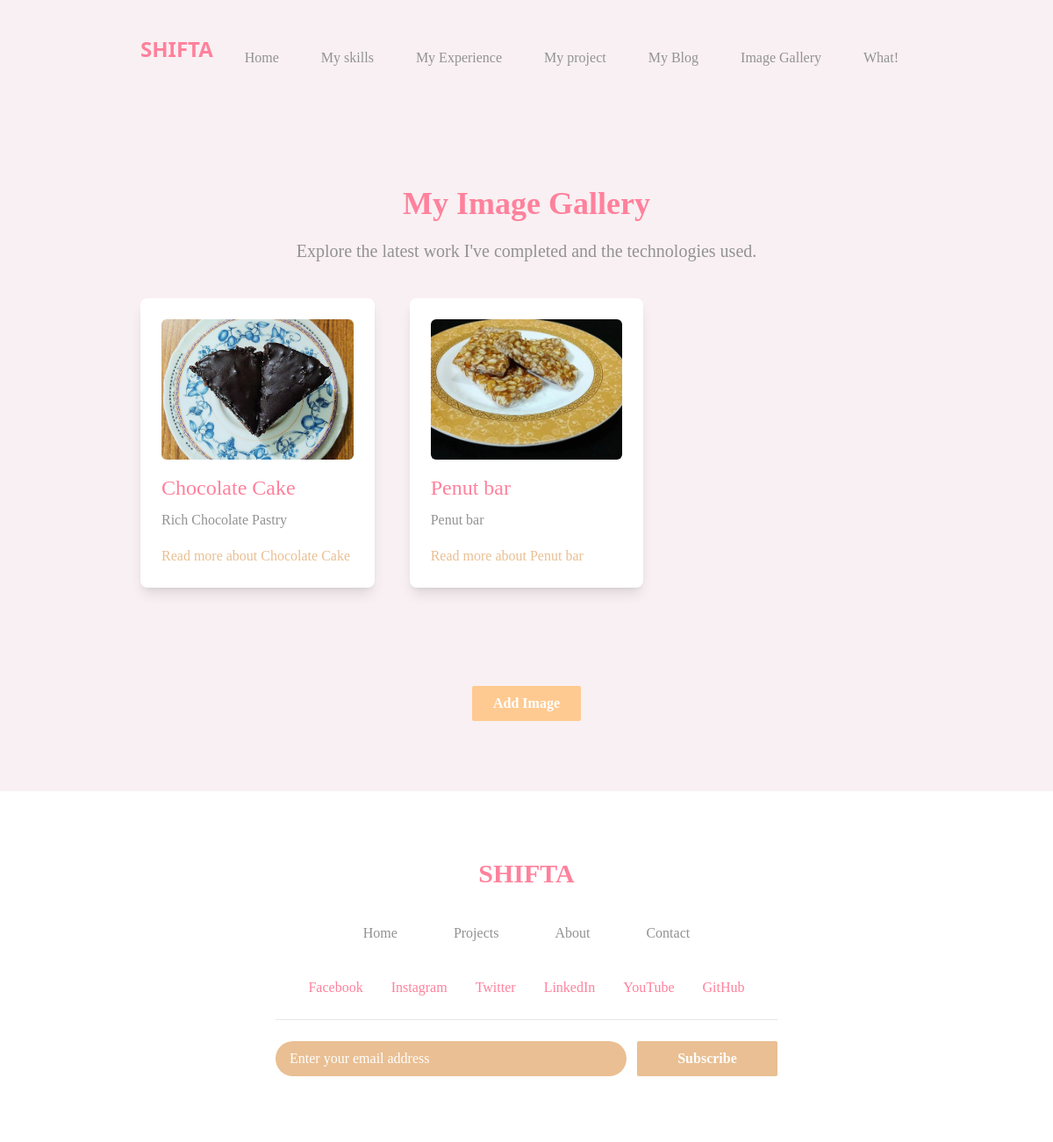
/three_gelary/ (signed in), run on the app's committed database.
### myapp/models.py (models this page shows, shortened)
class food(models.Model):
    title = models. CharField (max_length=200)
    description=models.TextField(max_length=1000)
    pic=models.ImageField(upload_to="media/pictures")
    tags=models.CharField(max_length=100)

### myproject/views.py (the view)
# urls.py: path('three_gelary/', three_gelary , name='three_gelary'),
@login_required
def three_gelary(req):
    data=food.objects.all()
    return render (req, '3nogelary.html', {"data":data})

### template/3nogelary.html
{% extends 'mybase.html' %}
{% block body %}
<section class="px-40 py-20 space-y-10 bg-[#f9f0f3]">
    <div class="text-center">
        <h2 class="text-4xl font-bold text-[#ff819c]">My Image Gallery</h2>
        <p class="text-xl text-[#929292] mt-5">Explore the latest work I've completed and the technologies used.</p>
    </div>
    <div class="grid grid-cols-1 sm:grid-cols-2 lg:grid-cols-3 gap-10 mt-10">
        {% for i in data %}
        <div class="bg-white p-6 rounded-lg shadow-lg hover:scale-105 transition-all duration-300">
            <img src="/{{ i.pic }}" alt="{{ i.title }}" class="w-full h-40 object-cover rounded-md">
            <h3 class="text-2xl mt-4 text-[#ff819c]">{{ i.title }}</h3>
            <p class="text-[#929292] mt-2 leading-relaxed text-justify break-words max-h-32 overflow-y-auto">
                {{ i.description }}
            </p>
            <a href="{% url 'single3' i.id %}" class="text-[#e9bf93] mt-4 inline-block hover:text-[#ff81a1]">
                Read more about {{ i.title }}
            </a>
        </div>
        {% endfor %}
    </div>
    <br><br><br>
    <div class="flex items-center justify-center mt-10">
        <a href="{% url 'AddPhotograph3' %}" class="bg-[#ffca91] text-white font-bold py-2 px-6 rounded-sm hover:scale-105 hover:shadow-lg transition-all duration-300">
            Add Image
        </a>
    </div>
</section>
{% endblock body %}

### template/mybase.html (style rules this page uses)
body { font-family: 'nikki-mukta'; }

### data on the page
food: pic (picture), title "Chocolate Cake", description "Rich Chocolate Pastry"
food: pic (picture), title "Penut bar", description "Penut bar"
